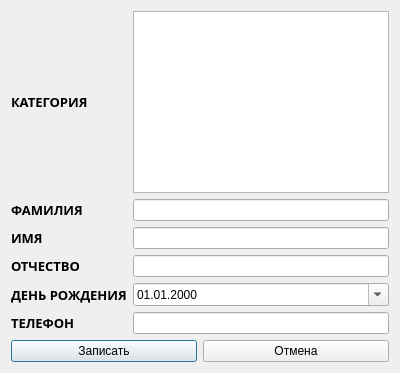
<?xml version="1.0" encoding="UTF-8"?>
<ui version="4.0">
 <class>MasterUpdate</class>
 <widget class="QDialog" name="MasterUpdate">
  <property name="geometry">
   <rect>
    <x>0</x>
    <y>0</y>
    <width>400</width>
    <height>373</height>
   </rect>
  </property>
  <property name="windowTitle">
   <string>Изменение данных мастера</string>
  </property>
  <layout class="QHBoxLayout" name="horizontalLayout_2">
   <item>
    <layout class="QVBoxLayout" name="verticalLayout">
     <item>
      <layout class="QGridLayout" name="gridLayout">
       <item row="1" column="0">
        <widget class="QLabel" name="label_1">
         <property name="font">
          <font>
           <family>Arial Black</family>
           <pointsize>10</pointsize>
           <weight>75</weight>
           <italic>false</italic>
           <bold>true</bold>
           <underline>false</underline>
          </font>
         </property>
         <property name="text">
          <string>ФАМИЛИЯ</string>
         </property>
        </widget>
       </item>
       <item row="3" column="0">
        <widget class="QLabel" name="label_3">
         <property name="font">
          <font>
           <family>Arial Black</family>
           <pointsize>10</pointsize>
           <weight>75</weight>
           <italic>false</italic>
           <bold>true</bold>
           <underline>false</underline>
          </font>
         </property>
         <property name="text">
          <string>ОТЧЕСТВО</string>
         </property>
        </widget>
       </item>
       <item row="5" column="1">
        <widget class="CustomLineEdit" name="PhoneLineEdit"/>
       </item>
       <item row="4" column="1">
        <widget class="QDateEdit" name="BirthdayDateEdit">
         <property name="mouseTracking">
          <bool>false</bool>
         </property>
         <property name="tabletTracking">
          <bool>false</bool>
         </property>
         <property name="acceptDrops">
          <bool>false</bool>
         </property>
         <property name="autoFillBackground">
          <bool>false</bool>
         </property>
         <property name="wrapping">
          <bool>false</bool>
         </property>
         <property name="frame">
          <bool>true</bool>
         </property>
         <property name="keyboardTracking">
          <bool>true</bool>
         </property>
         <property name="showGroupSeparator" stdset="0">
          <bool>false</bool>
         </property>
         <property name="displayFormat">
          <string>dd.MM.yyyy</string>
         </property>
         <property name="calendarPopup">
          <bool>true</bool>
         </property>
         <property name="timeSpec">
          <enum>Qt::LocalTime</enum>
         </property>
        </widget>
       </item>
       <item row="2" column="1">
        <widget class="QLineEdit" name="FamLineEdit"/>
       </item>
       <item row="1" column="1">
        <widget class="QLineEdit" name="nameLineEdit"/>
       </item>
       <item row="4" column="0">
        <widget class="QLabel" name="label_4">
         <property name="font">
          <font>
           <family>Arial Black</family>
           <pointsize>10</pointsize>
           <weight>75</weight>
           <italic>false</italic>
           <bold>true</bold>
           <underline>false</underline>
          </font>
         </property>
         <property name="text">
          <string>ДЕНЬ РОЖДЕНИЯ</string>
         </property>
        </widget>
       </item>
       <item row="2" column="0">
        <widget class="QLabel" name="label_2">
         <property name="font">
          <font>
           <family>Arial Black</family>
           <pointsize>10</pointsize>
           <weight>75</weight>
           <italic>false</italic>
           <bold>true</bold>
           <underline>false</underline>
          </font>
         </property>
         <property name="text">
          <string>ИМЯ</string>
         </property>
        </widget>
       </item>
       <item row="0" column="0">
        <widget class="QLabel" name="label_6">
         <property name="font">
          <font>
           <family>Arial Black</family>
           <pointsize>10</pointsize>
           <weight>75</weight>
           <italic>false</italic>
           <bold>true</bold>
           <underline>false</underline>
          </font>
         </property>
         <property name="text">
          <string>КАТЕГОРИЯ</string>
         </property>
        </widget>
       </item>
       <item row="5" column="0">
        <widget class="QLabel" name="label_5">
         <property name="font">
          <font>
           <family>Arial Black</family>
           <pointsize>10</pointsize>
           <weight>75</weight>
           <italic>false</italic>
           <bold>true</bold>
           <underline>false</underline>
          </font>
         </property>
         <property name="text">
          <string>ТЕЛЕФОН</string>
         </property>
        </widget>
       </item>
       <item row="3" column="1">
        <widget class="QLineEdit" name="FatheNameLineEdit"/>
       </item>
       <item row="0" column="1">
        <widget class="QTableWidget" name="tableWidget"/>
       </item>
      </layout>
     </item>
     <item>
      <layout class="QHBoxLayout" name="horizontalLayout">
       <item>
        <widget class="QPushButton" name="AddButton">
         <property name="text">
          <string>Записать</string>
         </property>
        </widget>
       </item>
       <item>
        <widget class="QPushButton" name="CanselButton">
         <property name="text">
          <string>Отмена</string>
         </property>
        </widget>
       </item>
      </layout>
     </item>
    </layout>
   </item>
  </layout>
 </widget>
 <customwidgets>
  <customwidget>
   <class>CustomLineEdit</class>
   <extends>QLineEdit</extends>
   <header location="global">customlineedit.h</header>
  </customwidget>
 </customwidgets>
 <resources/>
 <connections/>
</ui>
